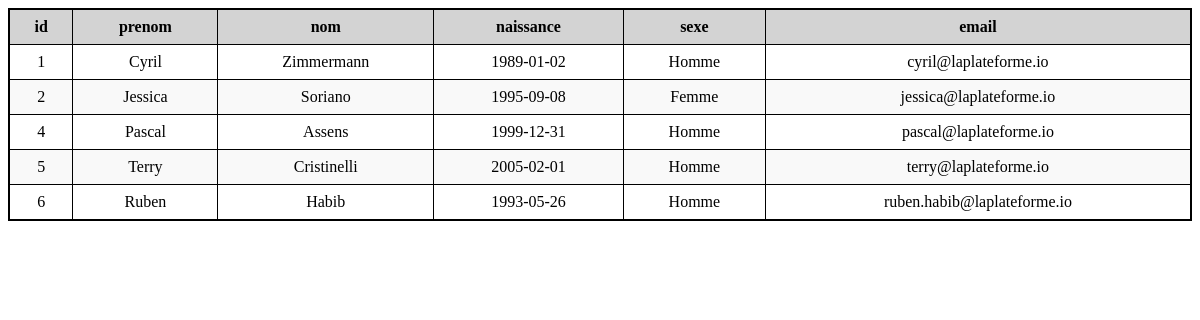
The page /jour10/job05/index.php on the database its author committed.
### tables this page shows
CREATE TABLE `etudiants` (
  `id` int NOT NULL,
  `prenom` varchar(255) NOT NULL,
  `nom` varchar(255) NOT NULL,
  `naissance` date NOT NULL,
  `sexe` varchar(25) NOT NULL,
  `email` varchar(255) NOT NULL
);

### jour10/job05/index.php (the view, shortened to what this page needs)
<?php
    $mysqli = new mysqli("localhost", "root", "", "jour09");
    $query ="SELECT * FROM `etudiants` WHERE naissance <= DATE_SUB(CURDATE(), INTERVAL 18 YEAR)";
    $result = $mysqli->query($query);
    $firstRow = $result->fetch_assoc();
    $columns = array_keys($firstRow);
?>
<!DOCTYPE html>
<html lang="fr">
<head>
    <link rel="stylesheet" href="index.css" />
</head>
<body>
    <table>
        <thead>
            <tr>
                <?php foreach ($columns as $col): ?>
                    <th><?= $col ?></th>
                <?php endforeach; ?>
            </tr>
        </thead>
        <tbody>
            <tr>
                <?php foreach ($firstRow as $val): ?>
                    <td><?= $val ?></td>
                <?php endforeach; ?>
            </tr>
            <?php while ($row = $result->fetch_assoc()): ?>
                <tr>
                    <?php foreach ($row as $val): ?>
                        <td><?= $val ?></td>
                    <?php endforeach; ?>
                </tr>
            <?php endwhile; ?>
        </tbody>
    </table>
</body>
</html>

### jour10/job05/index.css (style rules this page uses)
table { border: solid 2px black; border-collapse: collapse; width: 100%; }
th { background-color: lightgray; }
th, td { border: 1px solid black; text-align: center; padding: 8px; }
tbody tr:nth-child(even) { background-color: #f9f9f9; }

### rows shown on the page
etudiants: id "1", prenom "Cyril", nom "Zimmermann", naissance "1989-01-02", sexe "Homme", email "cyril@laplateforme.io"
etudiants: id "2", prenom "Jessica", nom "Soriano", naissance "1995-09-08", sexe "Femme", email "jessica@laplateforme.io"
etudiants: id "4", prenom "Pascal", nom "Assens", naissance "1999-12-31", sexe "Homme", email "pascal@laplateforme.io"
etudiants: id "5", prenom "Terry", nom "Cristinelli", naissance "2005-02-01", sexe "Homme", email "terry@laplateforme.io"
etudiants: id "6", prenom "Ruben", nom "Habib", naissance "1993-05-26", sexe "Homme", email "ruben.habib@laplateforme.io"

### other values the page prints
$col "id"
$col "prenom"
$col "nom"
$col "naissance"
$col "sexe"
$col "email"
